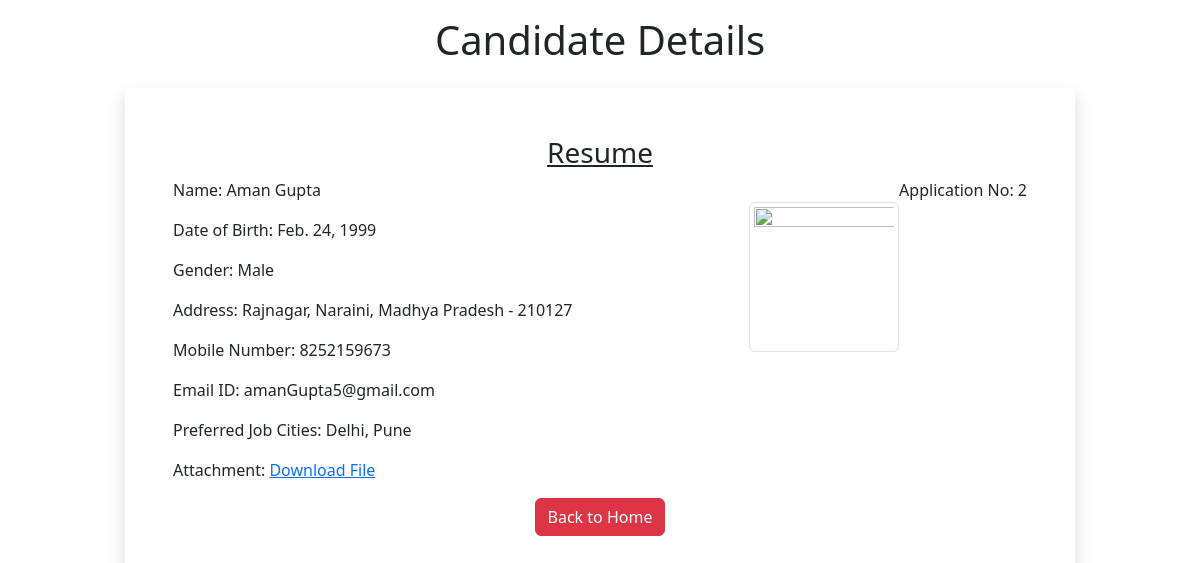
/2, run on the app's committed database.
### myapp/models.py (models this page shows)
class Resume(models.Model):
    name = models.CharField(max_length=100)
    dob = models.DateField(auto_now=False, auto_now_add=False)
    gender = models.CharField(max_length=50)
    locality = models.CharField(max_length=100)
    city = models.CharField(max_length=100)
    pin = models.PositiveIntegerField()
    state = models.CharField(choices= STATE_CHOICE, max_length=100)
    mobile = models.PositiveIntegerField()
    email = models.EmailField()
    job_city = models.CharField(max_length=100)
    profile_image = models.ImageField(upload_to='profileImg', blank= True)
    my_file = models.FileField(upload_to='doc', blank=True)

### myapp/views.py (the view)
# urls.py: path('<int:pk>', views.CandidateView.as_view(), name='candidate')
class CandidateView(View):
    def get(self,request,pk):
        print(pk)
        canditate = Resume.objects.get(pk=pk)
        return render(request, 'myapp/candidate.html', {'candidate': canditate})

### myapp/templatetags/myfilter.py (called while the page is built)
@register.filter(name='remove_special')
def remove_chars(value,arg):
    for character in arg:
        value = value.replace(character,"")
    return value

### myapp/templates/myapp/candidate.html (shortened to what this page needs)
<!DOCTYPE html>
{% load myfilter %}
<html lang="en">
<head>
    <link href="https://cdn.jsdelivr.net/npm/bootstrap@5.3.3/dist/css/bootstrap.min.css" rel="stylesheet">
</head>
<body>
    <div class="container">
        <h1 class="alert-danger bgcolor-red text-center p-3"> Candidate Details</h1>
        <div class="row">
            <div class="col-sm-10 shadow p-5 offset-sm-1">
                <h3 class="text-center"><u>Resume</u></h3>
                <p class="float-end">Application No: {{candidate.id}}</p>
                <img src="candidate.profile_img.url" alt="" class="img-fluid img-thumbnail float-end mt-4" width="150" height="150">
                <p>Name: {{candidate.name}}</p>
                <p>Date of Birth: {{candidate.dob}}</p>
                <p>Gender: {{candidate.gender}}</p>
                <p>Address: {{candidate.locality}}, {{ candidate.city }}, {{candidate.state}} - {{ candidate.pin }}</p>
                <p>Mobile Number: {{ candidate.mobile }}</p>
                <p>Email ID: {{ candidate.email }}</p>
                <p>Preferred Job Cities: {{ candidate.job_city | remove_special:"[]'"}}</p>
                <p>Attachment: <a href="{{candidate.my_file.url}}"> Download File</a></p>
            <div class="text-center">
            <a href="/" class="btn btn-danger"> Back to Home</a>
            </div>
            </div>
        </div>
    </div>
</body>
</html>

### data on the page
Resume: id "2", name "Aman Gupta", dob "Feb. 24, 1999", gender "Male", locality "Rajnagar", city "Naraini", state "Madhya Pradesh", pin "210127", mobile "8252159673", email "amanGupta5@gmail.com", job_city|remove_special "Delhi, Pune"
